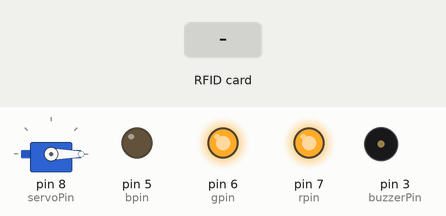
This sketch was run on a simulated Arduino Uno, built with avr-gcc and run on an emulated ATmega328P. Parts: servo, output pins drawn as LEDs (lit = HIGH), buzzer (waves = sounding, pin HIGH). The test bench sets the inputs (shaded band). Pins used as bus, display or sensor lines are not drawn; what the sketch prints to the serial monitor is not drawn.

Above: at 1.2 s.
1.3 s: RFID card 5E 7A 19 C4 held to the reader
At 1.55 s:
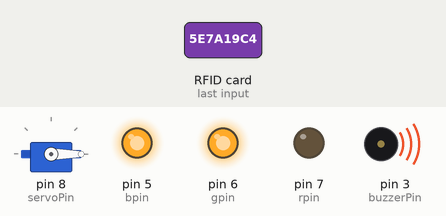
At 2.6 s:
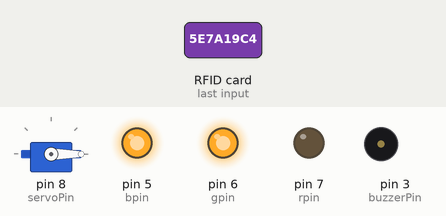
Timing chart, 0 to 4.3 s (numbered marks = the images above; inputs shaded):
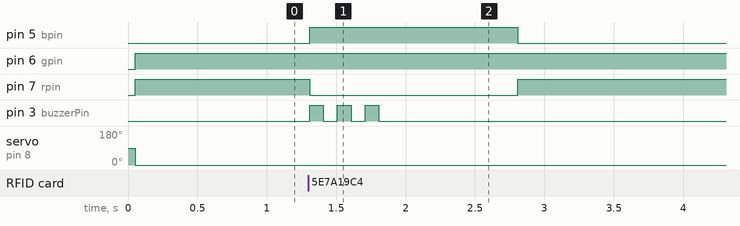

Measured:
- after the input at 1.3 s, pin 5 (bpin): LOW → HIGH at once, → LOW 1.5 s later; pin 7 (rpin): HIGH → LOW at once, → HIGH 1.5 s later; pin 3 (buzzerPin): alternates HIGH for 0.10 s and LOW for 0.10 s, 6 changes in all, then stays LOW, starting at once

The sketch:

deneme.ino
```cpp
#include <SPI.h>                          //SPI kütüphanemizi tanımlıyoruz.
#include <MFRC522.h>                      //MFRC522 kütüphanemizi tanımlıyoruz.
#include <Servo.h>                        //Servo kütüphanemizi tanımlıyoruz.
#define buzzerPin 3

int rpin = 7;  // kırmızı
int gpin = 6; // yeşil
int bpin = 5; // mavi
int RST_PIN = 9;                          //RC522 modülü reset pinini tanımlıyoruz.
int SS_PIN = 10;                          //RC522 modülü chip select pinini tanımlıyoruz.
int servoPin = 8;                         //Servo motor pinini tanımlıyoruz.
Servo motor;                              //Servo motor için değişken oluşturuyoruz.
MFRC522 rfid(SS_PIN, RST_PIN);            //RC522 modülü ayarlarını yapıyoruz.
byte ID[4] = {147, 217, 73, 26};          //Yetkili kart ID'sini tanımlıyoruz.

void setup() {
  motor.attach(servoPin);                 //Servo motor pinini motor değişkeni ile ilişkilendiriyoruz.
  Serial.begin(9600);                     //Seri haberleşmeyi başlatıyoruz.
  SPI.begin();                            //SPI iletişimini başlatıyoruz.
  rfid.PCD_Init();                        //RC522 modülünü başlatıyoruz.
  pinMode(rpin,OUTPUT);
  pinMode(gpin,OUTPUT);
  pinMode(bpin,OUTPUT);
  pinMode(buzzerPin, OUTPUT);

}

void loop() {
  mavi();
  digitalWrite(buzzerPin, LOW);
        motor.write(0);                   //Servo motoru 0 dereceye getiriyoruz.
  if (!rfid.PICC_IsNewCardPresent())    //Yeni kartın okunmasını bekliyoruz.
    return;

  if (! rfid.PICC_ReadCardSerial())      //Kart okunmadığı zaman bekliyoruz.
    return;

  if (rfid.uid.uidByte[0] == ID[0] &&     //Okunan kart ID'si ile ID değişkenini karşılaştırıyoruz.
    rfid.uid.uidByte[1] == ID[1] &&
    rfid.uid.uidByte[2] == ID[2] &&
    rfid.uid.uidByte[3] == ID[3] ) {
        kapiac();
        kapikapat();

    }
    else{                                 //Yetkisiz girişte içerideki komutlar çalıştırılır.
      kirmizi();
      digitalWrite(buzzerPin, LOW);
      digitalWrite(buzzerPin, HIGH);
      delay(100);
      digitalWrite(buzzerPin, LOW);
      delay(100);
      digitalWrite(buzzerPin, HIGH);
      delay(100);
      digitalWrite(buzzerPin, LOW);
      delay(100);
      digitalWrite(buzzerPin, HIGH);
      delay(100);
      digitalWrite(buzzerPin, LOW);
      delay(1000);
      Serial.println("Yetkisiz Kart");
      ekranaYazdir();
       mavi();
      }
    rfid.PICC_HaltA();
  }

  void ekranaYazdir(){
    Serial.print("ID Numarasi: ");
    for(int sayac = 0; sayac < 4; sayac++){
      Serial.print(rfid.uid.uidByte[sayac]);
      Serial.print(" ");
    }
    Serial.println("");
  }
  void yesil(){
     digitalWrite(rpin,HIGH);
    digitalWrite(gpin,0);
    digitalWrite(bpin,HIGH);
  }
  void kirmizi(){
     digitalWrite(rpin,0);
    digitalWrite(gpin,HIGH);
    digitalWrite(bpin,HIGH);
  }
  void mavi(){
    digitalWrite(rpin,HIGH);
    digitalWrite(gpin,HIGH);
    digitalWrite(bpin,0);
  }
  void kapiac(){
     yesil();

     digitalWrite(buzzerPin, HIGH);
     delay(100);
     digitalWrite(buzzerPin, LOW);
     Serial.println("Kapi acildi");
     ekranaYazdir();

     motor.write(90);
     delay(2000);
    }
    void kapikapat(){
      motor.write(0);
      digitalWrite(buzzerPin, LOW);
    }
```
